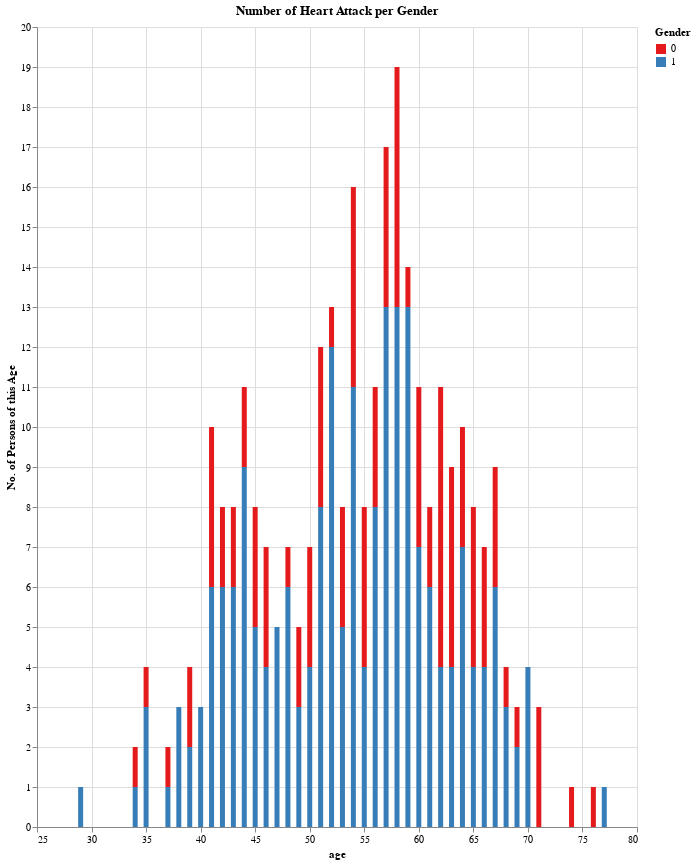

Here is the notebook cell this chart was saved with:
### Markdown cell above
Above we can readily see some quick statistics on the dataset such as mean, minimum and maximum values. For instance, the mean age is around 54, the mean oxygen saturation in the blood is around 97. The youngest person is 29 and the oldest is 77, the lowest heart rate is 71 and the highest is 202, and the lowest level of oxygen saturation in the blood is 96.5; the highest level is 98.6.

### Code cell
# Exploratory Interactive Graph to see the relationship between age, gender, and health metrics

fig1 = ( 
    alt.Chart(awake_df)
    .mark_bar()
    .encode(
        alt.X("age"),
        alt.Y("count()", title ="No. of Persons of this Age"),
        alt.Color("sex:N", scale=alt.Scale(scheme="set1"), title="Gender"
        ),
        tooltip=[
            "chest_pain:Q",
            "Rblood_pressure:Q",
            "cholesterol:Q",
            "Fblood_sugar:Q",
            "Rest_ECG:Q",
            "Max_heart_rate:Q",
            "Blood_oxygen:Q",
            "Heart_attack:N"
        ],
    )
    .properties(title="Number of Heart Attack per Gender", width=600, height=800)
)
fig1

### Figure 1 — Vega-Lite specification as saved in the notebook (floating-point values rounded to 4 significant figures; data arrays with more than 128 entries replaced by an {"elided": "..."} marker saying what was removed)
{"$schema": "https://vega.github.io/schema/vega-lite/v4.17.0.json", "config": {"view": {"continuousHeight": 300, "continuousWidth": 400}}, "data": {"name": "data-edb6959aedb8b6e09a998ad9e7e4249f"}, "datasets": {"data-edb6959aedb8b6e09a998ad9e7e4249f": {"elided": "303 records"}}, "encoding": {"color": {"field": "sex", "scale": {"scheme": "set1"}, "title": "Gender", "type": "nominal"}, "tooltip": [{"field": "chest_pain", "type": "quantitative"}, {"field": "Rblood_pressure", "type": "quantitative"}, {"field": "cholesterol", "type": "quantitative"}, {"field": "Fblood_sugar", "type": "quantitative"}, {"field": "Rest_ECG", "type": "quantitative"}, {"field": "Max_heart_rate", "type": "quantitative"}, {"field": "Blood_oxygen", "type": "quantitative"}, {"field": "Heart_attack", "type": "nominal"}], "x": {"field": "age", "type": "quantitative"}, "y": {"aggregate": "count", "title": "No. of Persons of this Age", "type": "quantitative"}}, "height": 800, "mark": "bar", "title": "Number of Heart Attack per Gender", "width": 600}
